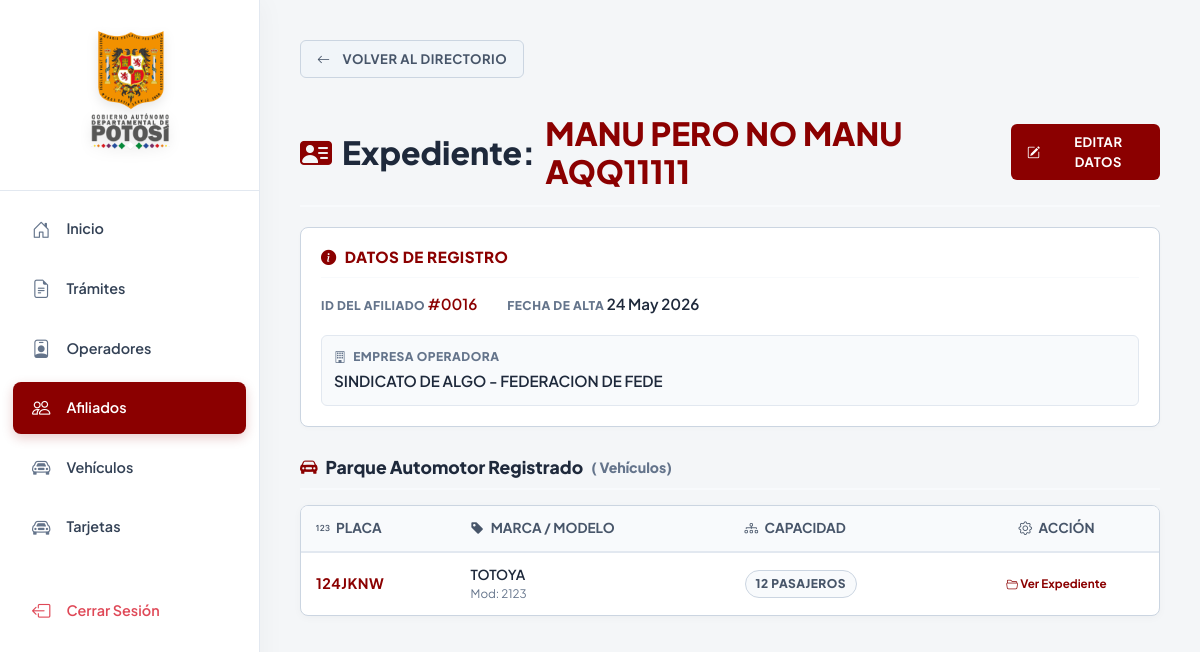
/afiliado/detalle/16/ (signed in), run on the app's committed database.
### apps/afiliado/models.py (models this page shows, shortened)
class Afiliado(models.Model):
    operador = models.ForeignKey(
        Operador,
        on_delete=models.PROTECT,
        related_name='afiliado_operador'
    )
    nombre_completo = models.CharField(max_length=500)
    fecha_registro = models.DateTimeField(auto_now_add=True)

### apps/operador/models.py (models this page shows, shortened)
class Operador(models.Model):
    organizacion = models.ForeignKey(
        'Organizacion',
        on_delete=models.PROTECT,
        related_name='operador_organizacion'
    )
    federacion = models.ForeignKey(
        'Federacion',
        on_delete=models.PROTECT,
        related_name='operador_federacion'
    )
    fecha_registro = models.DateTimeField(auto_now_add=True)
    def __str__(self):
        return f"{self.organizacion.nombre} - {self.federacion.nombre}"

class Organizacion(models.Model):
    nombre = models.CharField(max_length=500)
    fecha_registro = models.DateTimeField(auto_now_add=True)

class Federacion(models.Model):
    nombre = models.CharField(max_length=500)
    fecha_registro = models.DateTimeField(auto_now_add=True)

### apps/vehiculo/models.py (models this page shows, shortened)
class Vehiculo(models.Model):
    TRANSPORTE = (
        ('p', 'PASAJEROS'),
        ('c', 'CARGA'),
    )
    afiliado = models.ForeignKey(
        Afiliado,
        on_delete=models.PROTECT,
        related_name='vehiculo_afiliado'
    )
    marca = models.ForeignKey(
        MarcaVehiculo,
        on_delete=models.PROTECT,
        related_name='vehiculo_marca'
    )
    tipo = models.ForeignKey(
        TipoVehiculo,
        on_delete=models.PROTECT,
        related_name='vehiculo_tipo'
    )
    propietario = models.CharField(max_length=500, blank=True)
    transporte = models.CharField(max_length=20, choices=TRANSPORTE)
    modelo = models.PositiveIntegerField()
    placa = models.CharField(max_length=7, unique=True)
    chasis = models.CharField(max_length=100, unique=True)
    capacidad = models.CharField(max_length=20)
    fecha_registro = models.DateTimeField(auto_now_add=True)

class MarcaVehiculo(models.Model):
    nombre = models.CharField(max_length=100)
    fecha_registro = models.DateTimeField(auto_now_add=True)
    def __str__(self):
        return self.nombre

### apps/afiliado/views.py (the view, shortened to what this page needs)
# urls.py: path('afiliado/detalle/<int:id_afiliado>/', views.detalle_afiliado, name='detalle_afiliado'),
@login_required
@user_passes_test(es_admin, login_url='/', redirect_field_name=None)
def detalle_afiliado(request: HttpRequest, id_afiliado: int) -> HttpResponse:
    afiliado = get_object_or_404(Afiliado.objects.select_related('operador'), id=id_afiliado)
    form_afiliado = EditarAfiliadoForm(instance=afiliado)
    contexto = {
        'afiliado': afiliado,
        'form_afiliado': form_afiliado,
    }
    return render(request, 'afiliado/detalle.html', contexto)

### apps/usuario/permisos.py (called while the page is built)
def es_admin(user):
    return user.is_authenticated and user.rol in ['sa', 'a']

### templates/afiliado/detalle.html (shortened to what this page needs)
{% extends 'base.html' %}
{% block content %}
<div>
    <div style="margin-bottom: 20px;">
        <a href="{% url 'afiliado:lista_afiliados' %}" class="btn-custom btn-gris d-inline-flex w-auto mb-3">
            <i class="bi bi-arrow-left me-1"></i> Volver al Directorio
        </a>
    </div>
    <div class="header-pagina">
        <h2 class="titulo-principal">
            <i class="bi bi-person-vcard-fill" style="color: var(--color-principal);"></i>
            Expediente: <span style="color: var(--color-principal);">{{ afiliado.nombre_completo|upper }}</span>
        </h2>
        {% if user.rol == 'a' or user.rol == 'sa' %}
            <button class="btn-custom btn-principal w-auto" onclick="document.getElementById('modalEdicion').showModal()">
                <i class="bi bi-pencil-square me-1"></i> Editar Datos
            </button>
        {% endif %}
    </div>
    <div class="contenedor-principal">
        <div class="columna">
            <div class="bloque-form">
                <h3 class="subtitulo-bloque"><i class="bi bi-info-circle-fill me-2"></i> Datos de Registro</h3>
                <ul class="lista-datos">
                    <li style="display: flex; flex-direction: row; gap: 30px;">
                        <div>
                            <span class="label-mini">ID del Afiliado</span>
                            <span class="valor-dato" style="color: var(--color-principal);">#{{ afiliado.id|stringformat:"04d" }}</span>
                        </div>
                        <div>
                            <span class="label-mini">Fecha de Alta</span>
                            <span class="valor-dato">{{ afiliado.fecha_registro|date:"d M Y" }}</span>
                        </div>
                    </li>
                    <li style="background: var(--bg-suave); padding: 12px; border-radius: 6px; border: 1px solid #e2e8f0; margin-top: 5px;">
                        <span class="label-mini"><i class="bi bi-building me-1"></i> Empresa Operadora</span>
                        <span class="valor-dato">{{ afiliado.operador|default:"SIN OPERADOR ASIGNADO"|upper }}</span>
                    </li>
                </ul>
            </div>
        </div>
    </div>
    <h3 class="titulo-seccion">
        <i class="bi bi-car-front-fill me-2 text-primary" style="color: var(--color-principal) !important;"></i>
        Parque Automotor Registrado <span style="font-size: 0.8em; color: #64748b; margin-left: 8px;">({{ afiliado.vehiculo_set.count }} Vehículos)</span>
    </h3>
    <div class="tabla-contenedor">
        <table class="tabla-moderna">
            <thead>
                <tr>
                    <th><i class="bi bi-123 me-1"></i> Placa</th>
                    <th><i class="bi bi-tag-fill me-1"></i> Marca / Modelo</th>
                    <th><i class="bi bi-diagram-3 me-1"></i> Capacidad</th>
                    <th style="text-align: center;"><i class="bi bi-gear me-1"></i> Acción</th>
                </tr>
            </thead>
            <tbody>
                {% for vehiculo in afiliado.vehiculo_afiliado.all %}
                <tr>
                    <td><strong style="color: var(--color-principal); font-size: 1.05em; letter-spacing: 0.5px;">{{ vehiculo.placa|upper }}</strong></td>
                    <td>
                        <div style="font-weight: 600;">{{ vehiculo.marca }}</div>
                        <div style="color: #64748b; font-size: 0.85em;">Mod: {{ vehiculo.modelo }}</div>
                    </td>
                    <td>
                        <span class="badge-transporte">
                            {{ vehiculo.capacidad }}
                            {% if vehiculo.transporte == 'p' %}pasajeros{% else %}toneladas{% endif %}
                        </span>
                    </td>
                    <td style="text-align: center;">
                        <a href="{% url 'vehiculo:detalle_vehiculo' vehiculo.placa %}" class="link-custom">
                            <i class="bi bi-folder2-open"></i> Ver Expediente
                        </a>
                    </td>
                </tr>
                {% empty %}
                <tr>
                    <td colspan="4" style="text-align: center; padding: 40px; color: #94a3b8;">
                        <i class="bi bi-cone-striped fs-2 d-block mb-2"></i> Este afiliado no tiene unidades de transporte registradas.
                    </td>
                </tr>
                {% endfor %}
            </tbody>
        </table>
    </div>
</div>
{% endblock %}

### templates/base.html (style rules this page uses)
:root { --primary: #8b0000; --primary-dark: #660000; --secondary: #c5a059; --tertiary: #c5a059; --bg-body: #f4f6f8; --bg-sidebar: #ffffff; --bg-surface: #ffffff; --text-main: #334155; --text-muted: #64748b; --border-color: #e2e8f0; --white: #ffffff; }
body { background-color: var(--bg-body); font-family: 'Plus Jakarta Sans', sans-serif; font-size: 14.5px; color: var(--text-main); min-height: 100vh; }

### templates/afiliado/detalle.html (style rules this page uses)
:root { --color-principal: #8b0000; --color-hover: #6a0000; --color-texto: #1e293b; --color-borde: #cbd5e1; --bg-suave: #f8fafc; }
.header-pagina { display: flex; justify-content: space-between; align-items: center; margin-bottom: 20px; padding-bottom: 15px; border-bottom: 2px solid var(--bg-suave); }
.titulo-principal { color: var(--color-texto); font-weight: 800; margin: 0; display: flex; align-items: center; gap: 10px; }
.contenedor-principal { display: flex; gap: 20px; align-items: flex-start; margin-top: 15px; margin-bottom: 30px; flex-wrap: wrap; }
.columna { flex: 1; min-width: 300px; }
.bloque-form { border: 1px solid var(--color-borde); padding: 20px; border-radius: 8px; background-color: #ffffff; box-shadow: 0 2px 4px rgba(0,0,0,0.02); }
.subtitulo-bloque { color: var(--color-principal); font-weight: 800; font-size: 0.95rem; margin-top: 0; margin-bottom: 15px; text-transform: uppercase; letter-spacing: 0.5px; display: flex; align-items: center; border-bottom: 1px solid var(--bg-suave); padding-bottom: 10px; }
.titulo-seccion { color: var(--color-texto); font-weight: 800; font-size: 1.1rem; margin-bottom: 15px; display: flex; align-items: center; border-bottom: 2px solid var(--bg-suave); padding-bottom: 10px; }
.lista-datos { list-style: none; padding: 0; margin: 0; display: flex; flex-direction: column; gap: 15px; }
.lista-datos li { display: flex; flex-direction: column; font-size: 0.95em; }
.label-mini { font-size: 0.75rem; font-weight: 800; color: #64748b; text-transform: uppercase; letter-spacing: 0.5px; margin-bottom: 4px; }
.valor-dato { color: var(--color-texto); font-weight: 600; font-size: 1.1em; }
.btn-custom { padding: 8px 16px; border: none; border-radius: 6px; cursor: pointer; font-weight: 700; font-size: 0.9em; display: inline-flex; align-items: center; justify-content: center; gap: 8px; transition: all 0.2s; text-transform: uppercase; letter-spacing: 0.5px; text-decoration: none; }
.btn-principal { background-color: var(--color-principal); color: white; }
.btn-gris { background-color: #f1f5f9; color: #475569; border: 1px solid var(--color-borde); }
.link-custom { color: var(--color-principal); text-decoration: none; font-weight: 700; font-size: 0.85em; }
.tabla-contenedor { background: white; border: 1px solid var(--color-borde); border-radius: 8px; overflow: hidden; box-shadow: 0 2px 8px rgba(0,0,0,0.03); margin-bottom: 20px; }
.tabla-moderna { width: 100%; border-collapse: collapse; text-align: left; }
.tabla-moderna th { background-color: var(--bg-suave); color: #475569; font-weight: 700; font-size: 0.85rem; text-transform: uppercase; padding: 12px 15px; border-bottom: 2px solid #e2e8f0; }
.tabla-moderna td { padding: 12px 15px; border-bottom: 1px solid #e2e8f0; color: var(--color-texto); font-size: 0.95em; vertical-align: middle; }
.tabla-moderna tbody tr:last-child td { border-bottom: none; }
.badge-transporte { padding: 4px 10px; border-radius: 20px; font-size: 0.75rem; font-weight: 800; letter-spacing: 0.5px; text-transform: uppercase; display: inline-block; background-color: var(--bg-suave); color: #475569; border: 1px solid var(--color-borde); }

### data on the page
Afiliado: nombre_completo "MANU PERO NO MANU AQQ11111", id "0016", fecha_registro "24 May 2026", operador "SINDICATO DE ALGO - FEDERACION DE FEDE"
Vehiculo: placa "124JKNW", marca "TOTOYA", modelo "2123", capacidad "12", transporte "PASAJEROS"
